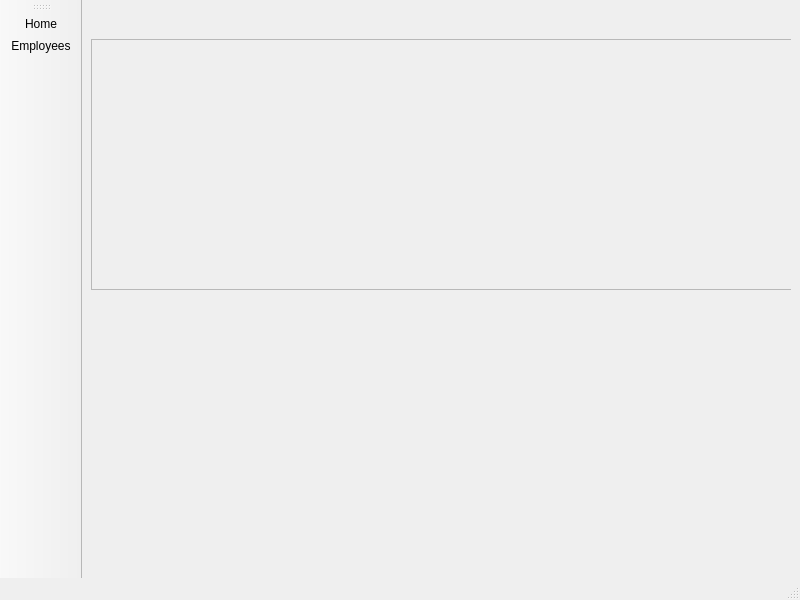
<?xml version="1.0" encoding="UTF-8"?>
<ui version="4.0">
 <class>MainWindow</class>
 <widget class="QMainWindow" name="MainWindow">
  <property name="geometry">
   <rect>
    <x>0</x>
    <y>0</y>
    <width>800</width>
    <height>600</height>
   </rect>
  </property>
  <property name="windowTitle">
   <string>MainWindow</string>
  </property>
  <widget class="QWidget" name="centralwidget">
   <layout class="QHBoxLayout" name="horizontalLayout">
    <item>
     <widget class="QStackedWidget" name="stackedWidget">
      <property name="autoFillBackground">
       <bool>false</bool>
      </property>
      <property name="frameShadow">
       <enum>QFrame::Shadow::Plain</enum>
      </property>
      <property name="currentIndex">
       <number>0</number>
      </property>
      <widget class="QWidget" name="page_1">
       <widget class="QLabel" name="label">
        <property name="geometry">
         <rect>
          <x>0</x>
          <y>30</y>
          <width>891</width>
          <height>251</height>
         </rect>
        </property>
        <property name="frameShape">
         <enum>QFrame::Shape::StyledPanel</enum>
        </property>
        <property name="text">
         <string/>
        </property>
        <property name="pixmap">
         <pixmap>../img/logos/Hitech_Elex_Logo.png</pixmap>
        </property>
       </widget>
      </widget>
      <widget class="QWidget" name="page_2">
       <layout class="QHBoxLayout" name="horizontalLayout_2">
        <item>
         <widget class="QTableWidget" name="tableWidget">
          <property name="selectionMode">
           <enum>QAbstractItemView::SelectionMode::ExtendedSelection</enum>
          </property>
          <property name="showGrid">
           <bool>true</bool>
          </property>
          <property name="gridStyle">
           <enum>Qt::PenStyle::SolidLine</enum>
          </property>
          <attribute name="horizontalHeaderVisible">
           <bool>true</bool>
          </attribute>
          <attribute name="horizontalHeaderCascadingSectionResizes">
           <bool>false</bool>
          </attribute>
          <attribute name="horizontalHeaderDefaultSectionSize">
           <number>290</number>
          </attribute>
          <attribute name="horizontalHeaderHighlightSections">
           <bool>true</bool>
          </attribute>
          <attribute name="horizontalHeaderShowSortIndicator" stdset="0">
           <bool>false</bool>
          </attribute>
          <attribute name="horizontalHeaderStretchLastSection">
           <bool>false</bool>
          </attribute>
          <attribute name="verticalHeaderStretchLastSection">
           <bool>false</bool>
          </attribute>
          <row/>
          <row/>
          <row/>
          <row/>
          <row/>
          <row/>
          <row/>
          <column>
           <property name="text">
            <string>Employee Name</string>
           </property>
           <property name="font">
            <font>
             <pointsize>12</pointsize>
             <bold>true</bold>
             <kerning>true</kerning>
            </font>
           </property>
           <property name="icon">
            <iconset theme="user-available"/>
           </property>
          </column>
          <column>
           <property name="text">
            <string>Position</string>
           </property>
           <property name="font">
            <font>
             <pointsize>12</pointsize>
             <bold>true</bold>
            </font>
           </property>
          </column>
          <column>
           <property name="text">
            <string>Department</string>
           </property>
           <property name="font">
            <font>
             <pointsize>12</pointsize>
             <bold>true</bold>
            </font>
           </property>
          </column>
          <column>
           <property name="text">
            <string>Work Email</string>
           </property>
           <property name="font">
            <font>
             <pointsize>12</pointsize>
             <bold>true</bold>
            </font>
           </property>
           <property name="icon">
            <iconset theme="emblem-mail"/>
           </property>
          </column>
          <column>
           <property name="text">
            <string>Cost To Company</string>
           </property>
           <property name="font">
            <font>
             <pointsize>12</pointsize>
             <bold>true</bold>
            </font>
           </property>
          </column>
          <item row="2" column="0">
           <property name="text">
            <string/>
           </property>
          </item>
         </widget>
        </item>
       </layout>
      </widget>
     </widget>
    </item>
   </layout>
  </widget>
  <widget class="QToolBar" name="toolBar">
   <property name="windowTitle">
    <string>toolBar</string>
   </property>
   <attribute name="toolBarArea">
    <enum>LeftToolBarArea</enum>
   </attribute>
   <attribute name="toolBarBreak">
    <bool>false</bool>
   </attribute>
   <addaction name="actionHome"/>
   <addaction name="actionEmployees"/>
  </widget>
  <widget class="QStatusBar" name="statusbar"/>
  <widget class="QMenuBar" name="menubar">
   <property name="geometry">
    <rect>
     <x>0</x>
     <y>0</y>
     <width>800</width>
     <height>33</height>
    </rect>
   </property>
  </widget>
  <action name="actionHome">
   <property name="icon">
    <iconset theme="go-home"/>
   </property>
   <property name="text">
    <string>Home</string>
   </property>
   <property name="toolTip">
    <string>Home</string>
   </property>
   <property name="menuRole">
    <enum>QAction::MenuRole::NoRole</enum>
   </property>
  </action>
  <action name="actionEmployees">
   <property name="icon">
    <iconset theme="emblem-shared"/>
   </property>
   <property name="text">
    <string>Employees</string>
   </property>
   <property name="toolTip">
    <string>Employees</string>
   </property>
   <property name="menuRole">
    <enum>QAction::MenuRole::NoRole</enum>
   </property>
  </action>
 </widget>
 <resources>
  <include location="../img/logos/Hitech_Elex_Logo - Copy.qrc"/>
 </resources>
 <connections/>
</ui>
